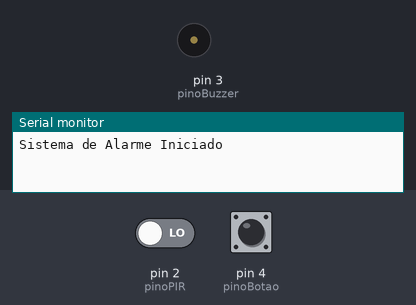
Bench run of a sketch on a simulated Arduino Uno, built with avr-gcc and run on an emulated ATmega328P. On the bench: buzzer (waves = sounding, pin HIGH), the last lines printed to the serial monitor. The inputs (shaded band) are chosen by the test bench; at power-on: pin 2 (pinoPIR) LOW, pin 4 (pinoBotao) HIGH.

Above: at 1.2 s.
1.3 s: pin 2 (pinoPIR) driven HIGH
At 1.6 s:
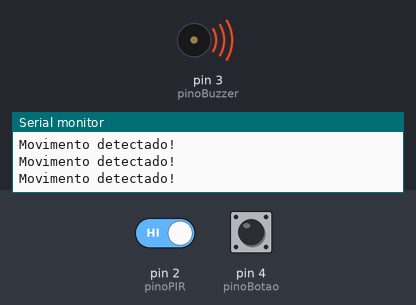
2.8 s: pin 4 (pinoBotao) pulled LOW for 0.15 s
At 4.1 s:
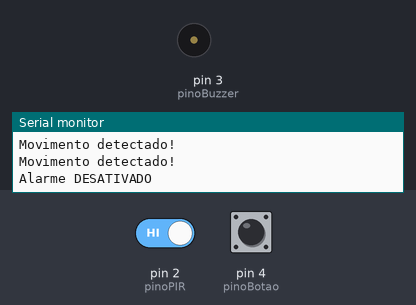
4.6 s: pin 4 (pinoBotao) pulled LOW for 1 s
At 5.5 s:
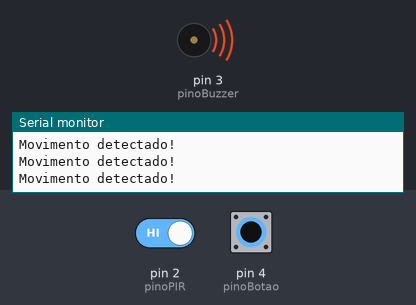
8.6 s: pin 4 (pinoBotao) pulled LOW for 3.2 s
At 9.6 s:
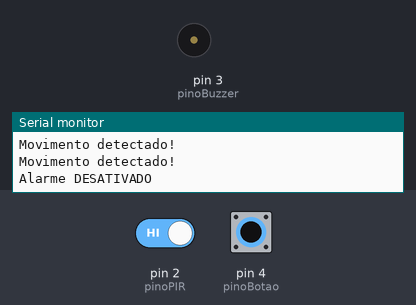
13.3 s: pin 4 (pinoBotao) pulsed LOW 5 times (0.12 s each, 0.3 s apart)
At 15.5 s:
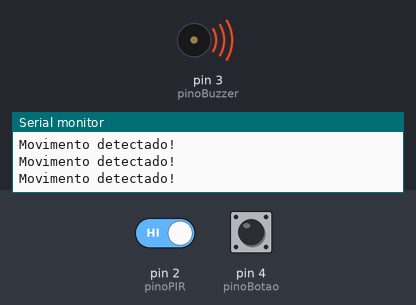
17.8 s: pin 2 (pinoPIR) driven LOW
At 18.5 s:
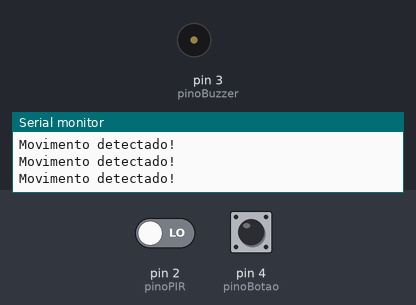
Timing chart, 0 to 20.3 s (numbered marks = the images above; inputs shaded):
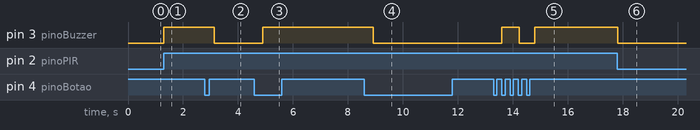

The sketch:

alarme_residencial.ino
```cpp
const int pinoPIR = 2;     // Sensor de movimento PIR
const int pinoBuzzer = 3;  // Buzzer
const int pinoBotao = 4;   // Botão para ativar/desativar alarme

bool alarmeAtivo = true;

void setup() {
  pinMode(pinoPIR, INPUT);
  pinMode(pinoBuzzer, OUTPUT);
  pinMode(pinoBotao, INPUT_PULLUP);
  Serial.begin(9600);
  Serial.println("Sistema de Alarme Iniciado");
}

void loop() {
  // Alternar estado do alarme com botão
  static bool botaoAnterior = HIGH;
  bool botaoAtual = digitalRead(pinoBotao);
  if (botaoAnterior == HIGH && botaoAtual == LOW) {
    alarmeAtivo = !alarmeAtivo;
    Serial.println(alarmeAtivo ? "Alarme ATIVADO" : "Alarme DESATIVADO");
    delay(300);
  }
  botaoAnterior = botaoAtual;

  int movimento = digitalRead(pinoPIR);
  if (alarmeAtivo && movimento == HIGH) {
    digitalWrite(pinoBuzzer, HIGH);
    Serial.println("Movimento detectado!");
  } else {
    digitalWrite(pinoBuzzer, LOW);
  }
}
```

Measured:
- after the input at 1.3 s, pin 3 (pinoBuzzer): LOW → HIGH at once
- after the input at 2.8 s, pin 3 (pinoBuzzer): HIGH → LOW after 0.33 s
- after the input at 4.6 s, pin 3 (pinoBuzzer): LOW → HIGH after 0.30 s
- after the input at 8.6 s, pin 3 (pinoBuzzer): HIGH → LOW after 0.33 s
- after the input at 13.3 s, pin 3 (pinoBuzzer): LOW → HIGH after 0.30 s, → LOW 0.64 s later, → HIGH 0.56 s later
- after the input at 17.8 s, pin 3 (pinoBuzzer): HIGH → LOW at once
